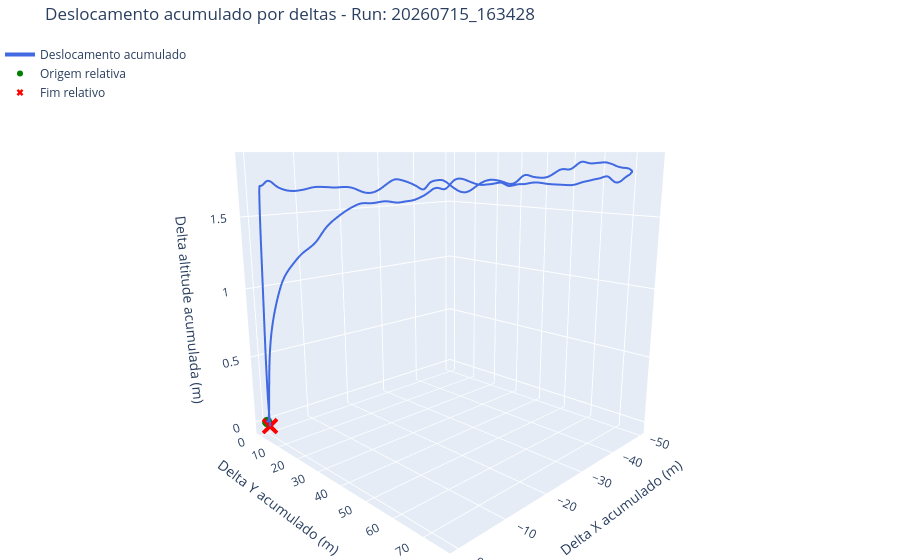
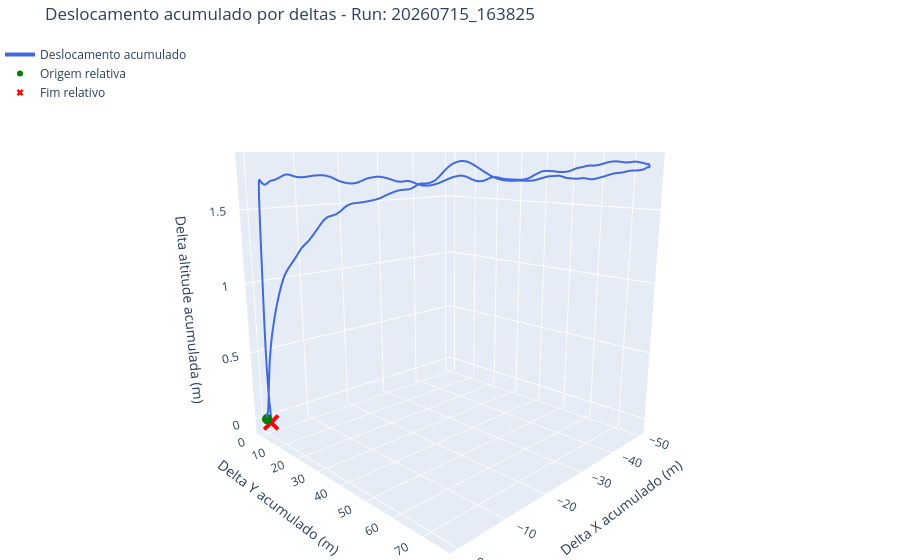
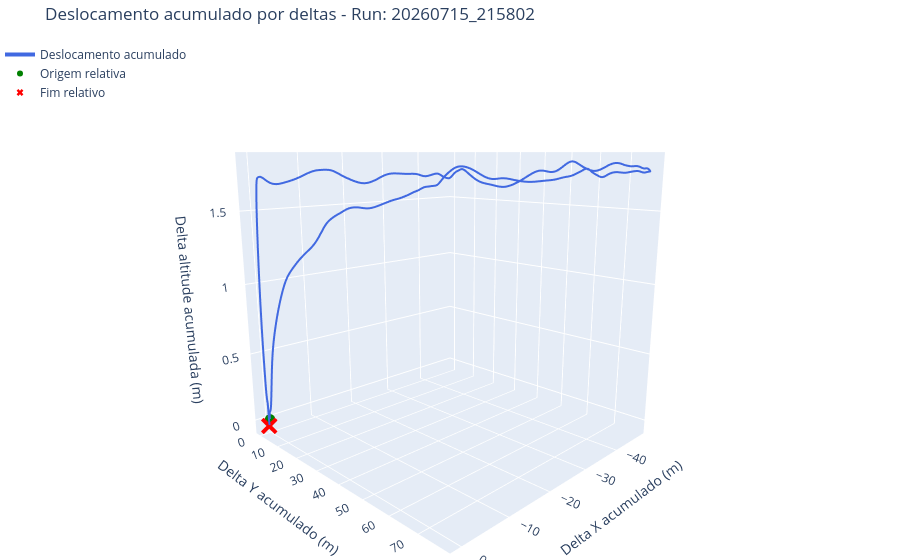
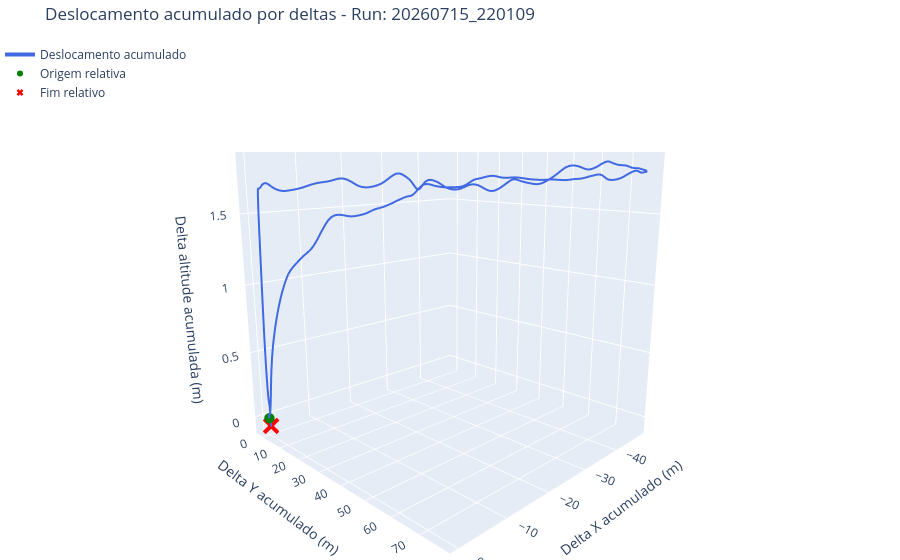

Notebook code cell kept with these figures, in order:
### Markdown cell above
### Deslocamento acumulado relativo

### Code cell
for caminho, df in zip(caminhos_ficheiros, lista_dfs):
    timestamp = caminho.parent.name.replace("voo_teste_", "")
    fig_3d = go.Figure()
    fig_3d.add_trace(go.Scatter3d(x=df["x_rel"], y=df["y_rel"], z=df["altitude_rel"], mode="lines", line=dict(color="royalblue", width=4), name="Deslocamento acumulado"))
    fig_3d.add_trace(go.Scatter3d(x=[0.0], y=[0.0], z=[0.0], mode="markers", marker=dict(color="green", size=6), name="Origem relativa"))
    fig_3d.add_trace(go.Scatter3d(x=[df["x_rel"].iloc[-1]], y=[df["y_rel"].iloc[-1]], z=[df["altitude_rel"].iloc[-1]], mode="markers", marker=dict(color="red", size=6, symbol="x"), name="Fim relativo"))
    fig_3d.update_layout(title=f"Deslocamento acumulado por deltas - Run: {timestamp}", scene=dict(xaxis_title="Delta X acumulado (m)", yaxis_title="Delta Y acumulado (m)", zaxis_title="Delta altitude acumulada (m)", camera=dict(eye=dict(x=1.5, y=1.5, z=0.5))), legend=dict(x=0, y=1), margin=dict(l=0, r=0, b=0, t=40))
    fig_3d.show()

### Figure 1 — Plotly figure (JSON) as saved in the notebook; plotly's stock layout.template omitted (floating-point values rounded to 4 significant figures; data arrays with more than 128 entries replaced by an {"elided": "..."} marker saying what was removed)
{"data": [{"line": {"color": "royalblue", "width": 4}, "mode": "lines", "name": "Deslocamento acumulado", "type": "scatter3d", "x": {"elided": "3333 float values"}, "y": {"elided": "3333 float values"}, "z": {"elided": "3333 float values"}}, {"marker": {"color": "green", "size": 6}, "mode": "markers", "name": "Origem relativa", "type": "scatter3d", "x": [0], "y": [0], "z": [0]}, {"marker": {"color": "red", "size": 6, "symbol": "x"}, "mode": "markers", "name": "Fim relativo", "type": "scatter3d", "x": [-0.2637], "y": [0.803], "z": [-0.02819]}], "layout": {"legend": {"x": 0, "y": 1}, "margin": {"b": 0, "l": 0, "r": 0, "t": 40}, "scene": {"camera": {"eye": {"x": 1.5, "y": 1.5, "z": 0.5}}, "xaxis": {"title": {"text": "Delta X acumulado (m)"}}, "yaxis": {"title": {"text": "Delta Y acumulado (m)"}}, "zaxis": {"title": {"text": "Delta altitude acumulada (m)"}}}, "title": {"text": "Deslocamento acumulado por deltas - Run: 20260715_163428"}}}

### Figure 2 — Plotly figure (JSON) as saved in the notebook; plotly's stock layout.template omitted (floating-point values rounded to 4 significant figures; data arrays with more than 128 entries replaced by an {"elided": "..."} marker saying what was removed)
{"data": [{"line": {"color": "royalblue", "width": 4}, "mode": "lines", "name": "Deslocamento acumulado", "type": "scatter3d", "x": {"elided": "3316 float values"}, "y": {"elided": "3316 float values"}, "z": {"elided": "3316 float values"}}, {"marker": {"color": "green", "size": 6}, "mode": "markers", "name": "Origem relativa", "type": "scatter3d", "x": [0], "y": [0], "z": [0]}, {"marker": {"color": "red", "size": 6, "symbol": "x"}, "mode": "markers", "name": "Fim relativo", "type": "scatter3d", "x": [-0.5965], "y": [0.5567], "z": [-0.02885]}], "layout": {"legend": {"x": 0, "y": 1}, "margin": {"b": 0, "l": 0, "r": 0, "t": 40}, "scene": {"camera": {"eye": {"x": 1.5, "y": 1.5, "z": 0.5}}, "xaxis": {"title": {"text": "Delta X acumulado (m)"}}, "yaxis": {"title": {"text": "Delta Y acumulado (m)"}}, "zaxis": {"title": {"text": "Delta altitude acumulada (m)"}}}, "title": {"text": "Deslocamento acumulado por deltas - Run: 20260715_163825"}}}

### Figure 3 — Plotly figure (JSON) as saved in the notebook; plotly's stock layout.template omitted (floating-point values rounded to 4 significant figures; data arrays with more than 128 entries replaced by an {"elided": "..."} marker saying what was removed)
{"data": [{"line": {"color": "royalblue", "width": 4}, "mode": "lines", "name": "Deslocamento acumulado", "type": "scatter3d", "x": {"elided": "3243 float values"}, "y": {"elided": "3243 float values"}, "z": {"elided": "3243 float values"}}, {"marker": {"color": "green", "size": 6}, "mode": "markers", "name": "Origem relativa", "type": "scatter3d", "x": [0], "y": [0], "z": [0]}, {"marker": {"color": "red", "size": 6, "symbol": "x"}, "mode": "markers", "name": "Fim relativo", "type": "scatter3d", "x": [0.5302], "y": [0.8873], "z": [-0.0378]}], "layout": {"legend": {"x": 0, "y": 1}, "margin": {"b": 0, "l": 0, "r": 0, "t": 40}, "scene": {"camera": {"eye": {"x": 1.5, "y": 1.5, "z": 0.5}}, "xaxis": {"title": {"text": "Delta X acumulado (m)"}}, "yaxis": {"title": {"text": "Delta Y acumulado (m)"}}, "zaxis": {"title": {"text": "Delta altitude acumulada (m)"}}}, "title": {"text": "Deslocamento acumulado por deltas - Run: 20260715_215802"}}}

### Figure 4 — Plotly figure (JSON) as saved in the notebook; plotly's stock layout.template omitted (floating-point values rounded to 4 significant figures; data arrays with more than 128 entries replaced by an {"elided": "..."} marker saying what was removed)
{"data": [{"line": {"color": "royalblue", "width": 4}, "mode": "lines", "name": "Deslocamento acumulado", "type": "scatter3d", "x": {"elided": "3235 float values"}, "y": {"elided": "3235 float values"}, "z": {"elided": "3235 float values"}}, {"marker": {"color": "green", "size": 6}, "mode": "markers", "name": "Origem relativa", "type": "scatter3d", "x": [0], "y": [0], "z": [0]}, {"marker": {"color": "red", "size": 6, "symbol": "x"}, "mode": "markers", "name": "Fim relativo", "type": "scatter3d", "x": [-0.2142], "y": [0.09802], "z": [-0.06283]}], "layout": {"legend": {"x": 0, "y": 1}, "margin": {"b": 0, "l": 0, "r": 0, "t": 40}, "scene": {"camera": {"eye": {"x": 1.5, "y": 1.5, "z": 0.5}}, "xaxis": {"title": {"text": "Delta X acumulado (m)"}}, "yaxis": {"title": {"text": "Delta Y acumulado (m)"}}, "zaxis": {"title": {"text": "Delta altitude acumulada (m)"}}}, "title": {"text": "Deslocamento acumulado por deltas - Run: 20260715_220109"}}}
